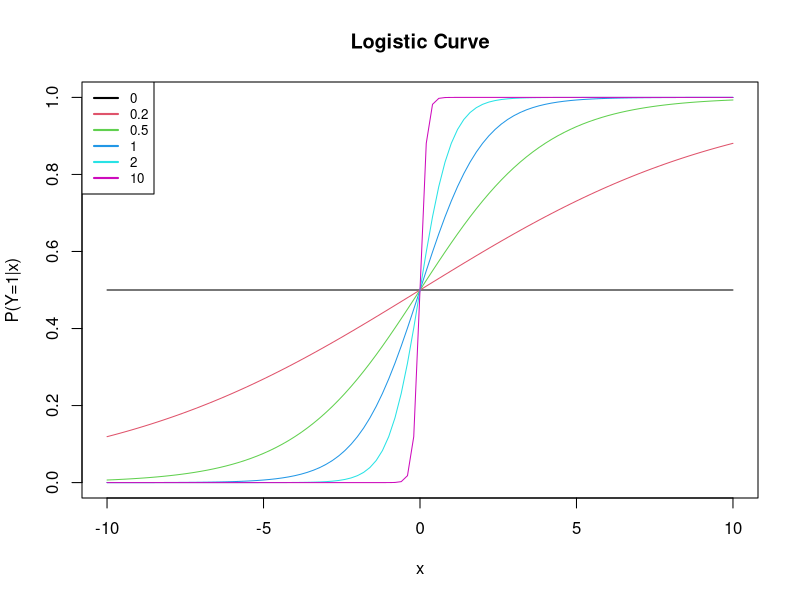
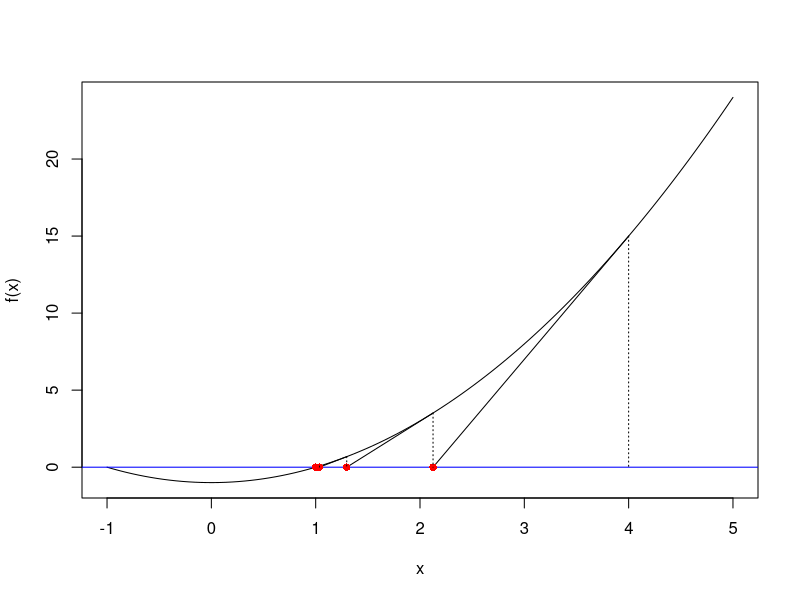
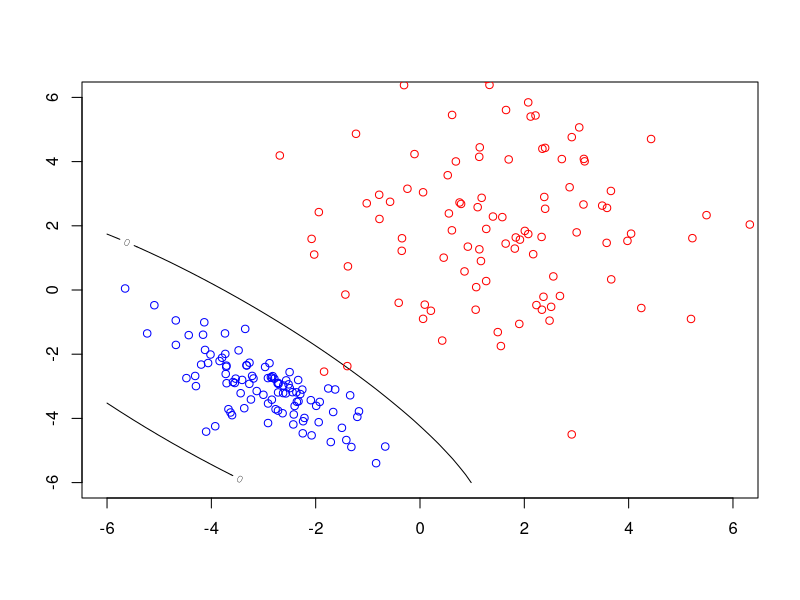
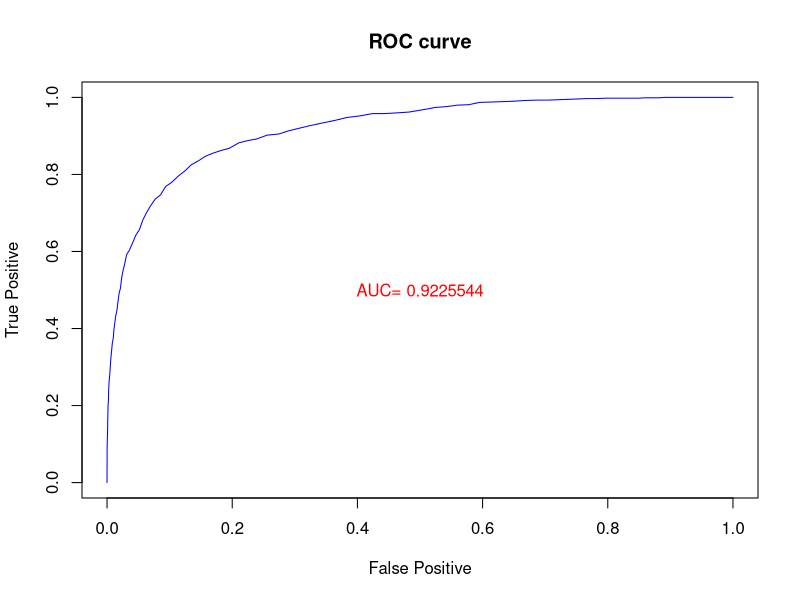

Write R code to recreate these figures, in order.
# Chapter 3 Classification
## 3.1 Logistic Curve

f=function(x)exp(beta.0+beta*x)/(1+exp(beta.0+beta*x))
beta.0=0; beta.seq=c(0,0.2,0.5,1,2,10); m=length(beta.seq); beta=beta.seq[1]
plot(f,xlim=c(-10,10),ylim=c(0,1),xlab="x",ylab="P(Y=1|x)", col=1,
  main="Logistic Curve")
for(i in 2:m){
  beta=beta.seq[i]; par(new=TRUE);
  plot(f,xlim=c(-10,10),ylim=c(0,1),xlab="", ylab="", axes=FALSE, col=i)
 }
legend("topleft", legend=beta.seq, col=1:length(beta.seq), lwd=2, cex=.8)

## 3.2 Newton-Raphson
f=function(x) x^2-1; f.=function(x) 2*x
curve(f(x),-1,5); abline(h=0,col="blue")
x=4
for(i in 1:10){
  X=x; Y=f(x); x=x-f(x)/f.(x); y=f(x)
  segments(X,Y,x,0); segments(X,Y,X,0, lty=3)
  points(x,0,col="red",pch=16)
}

f=function(z)z[1]^2+z[2]^2-1; f.x=function(z) 2*z[1]; f.y=function(z)2*z[2];
g=function(z)z[1]+z[2]; g.x=function(z) 1; g.y=function(z) 1;
z=c(3,4)
for(i in 1:10){
  z=z-solve(matrix(c(f.x(z),f.y(z),g.x(z),g.y(z)),ncol=2,byrow=TRUE))%*%c(f(z),g(z))
}
z

## Data Generation　##
N=1000; p=2; X=matrix(rnorm(N*p),ncol=p); X=cbind(rep(1,N),X)
beta=rnorm(p+1); y=array(N); s=as.vector(X%*%beta); prob=1/(1+exp(s));
for(i in 1:N)if(runif(1)>prob[i])y[i]=1 else y[i]=-1
beta

## Maximum Likelihood　##
beta=Inf; gamma=rnorm(p+1)
while(sum((beta-gamma)^2)>0.001){
  beta=gamma
  s=as.vector(X%*%beta); 
  v=exp(-s*y); 
  u= y*v/(1+v)
  w= v/(1+v)^2; W=diag(w); 
  z= s+u/w
  gamma=as.vector(solve(t(X)%*%W%*%X)%*%t(X)%*%W%*%z)
  print(gamma)
}

n=100; x=c(rnorm(n)+1, rnorm(n)-1); y=c(rep(1,n),rep(-1,n))
train=sample(1:(2*n),n,replace=FALSE); df=data.frame(x,y)
x=as.matrix(df[train,1]); y=as.vector(df[train,2])
p=1; X=cbind(1,x); beta=0; gamma=rnorm(p+1)
while(sum((beta-gamma)^2)>0.001){
  beta=gamma
  s=as.vector(X%*%beta); v=exp(-s*y); u= y*v/(1+v)
  w= v/(1+v)^2; W=diag(w); z= s+u/w
  gamma=as.vector(solve(t(X)%*%W%*%X)%*%t(X)%*%W%*%z)
  print(gamma)
}

x=as.matrix(df[-train,1]); y=as.vector(df[-train,2]) ## y is the correct answer
z=2*as.integer(beta[1]+x*beta[2]>0)-1 ## z is used for discrimination
table(y,z) ## the number of diagonal elements out of 100

## 3.3 Linear and Quadratic Descrimination
mu.1=c(2,2); sigma.1=2; sigma.2=2; rho.1=0
mu.2=c(-3,-3); sigma.3=1; sigma.4=1; rho.2=-0.8
n=100
u=rnorm(n); v=rnorm(n); x.1=sigma.1*u+mu.1[1];
y.1=(rho.1*u+sqrt(1-rho.1^2)*v)*sigma.2+mu.1[2]
u=rnorm(n); v=rnorm(n); x.2=sigma.3*u+mu.2[1];
y.2=(rho.2*u+sqrt(1-rho.2^2)*v)*sigma.4+mu.2[2]
f=function(x,mu,inv,de)drop(-0.5*t(x-mu)%*%inv%*%(x-mu)-0.5*log(de))
mu.1=mean(c(x.1,y.1)); mu.2=mean(c(x.2,y.2));
df=data.frame(x.1,y.1); mat=cov(df); inv.1=solve(mat); de.1=det(mat) #
df=data.frame(x.2,y.2); mat=cov(df); inv.2=solve(mat); de.2=det(mat) #
f.1=function(u,v)f(c(u,v),mu.1,inv.1,de.1);
f.2=function(u,v)f(c(u,v),mu.2,inv.2,de.2)
pi.1=0.5; pi.2=0.5
u = v = seq(-6, 6, length=50); m=length(u); w=array(dim=c(m,m))
for(i in 1:m)for(j in 1:m)w[i,j]=log(pi.1)+f.1(u[i],v[j])-log(pi.2)-f.2(u[i],v[j])
# plot
contour(u,v,w,level=0)   
points(x.1,y.1,col="red"); points(x.2,y.2,col="blue")

df=data.frame(c(x.1,y.1)-mu.1, c(x.2,y.2)-mu.2); inv.1=solve(mat); de.1=det(mat)
inv.2=inv.1; de.2=de.1
#iris Data
f=function(w,mu,inv,de)-0.5*(w-mu)%*%inv%*%t(w-mu)-0.5*log(de)
df=iris; df[[5]]=c(rep(1,50),rep(2,50),rep(3,50))
n=nrow(df); train=sample(1:n,n/2,replace=FALSE); test=setdiff(1:n,train)
mat=as.matrix(df[train,])
mu=list(); covv=list()
for(j in 1:3){
    x=mat[mat[,5]==j,1:4];
    mu[[j]]=c(mean(x[,1]),mean(x[,2]),mean(x[,3]),mean(x[,4]))
    covv[[j]]=cov(x)
}
g=function(v,j)f(v,mu[[j]],solve(covv[[j]]),det(covv[[j]]))
z=array(dim=length(test))
for(i in test){
    u=as.matrix(df[i,1:4]); a=g(u,1);b=g(u,2); c=g(u,3)
    if(a<b){if(b<c)z[i]=3 else z[i]=2} 
    else {if(a<c)z[i]=3 else z[i]=1}
}
table(z[test],df[test,5])

## 3.4 K Nearest neighbour
knn.1=function(x,y,z,k){
    x=as.matrix(x); n=nrow(x); p=ncol(x); dis=array(dim=n)
    for(i in 1:n)dis[i]=norm(z-x[i,],"2")
    S=order(dis)[1:k];　　
    u=sort(table(y[S]),decreasing=TRUE) 
 ## Tie Breasking
    while(length(u)>1 && u[1]==u[2]){ k=k-1; S=order(dis)[1:k]; u=sort(table(y[S]),decreasing=TRUE)}
 ##
    return(names(u)[1])
}
knn=function(x,y,z,k){
  n=nrow(z); w=array(dim=n); for(i in 1:n)w[i]=knn.1(x,y,z[i,],k)
  return(w)
}

df=iris;
    n=150; train=sample(1:n,n/2,replace=FALSE); test=setdiff(1:n,train)
	x=as.matrix(df[train,1:4]); y=as.vector(df[train,5])
	z=as.matrix(df[test,1:4]); ans=as.vector(df[test,5])
	w=knn(x, y, z, k=3)
	table(w,ans)

## 3S.5 ROC Curves
N.0=10000;N.1=1000; mu.1=1; mu.0=-1; var.1=1; var.0=1
x=rnorm(N.0,mu.0,var.0); y=rnorm(N.1,mu.1,var.1) # x: healthy，y: sick
plot(1:1,1:1,xlim=c(0,1),ylim=c(0,1), xlab="False Positive", ylab="True Positive",
main="ROC curve", type="n")
theta.seq=exp(seq(-10,100,0.1))
U=NULL; V=NULL
for(theta in theta.seq){
    u=sum(dnorm(x,mu.1,var.1)/dnorm(x,mu.0,var.0)>theta)/N.0 #
	v=sum(dnorm(y,mu.1,var.1)/dnorm(y,mu.0,var.0)>theta)/N.1 # 
	U=c(U,u); V=c(V,v)
}
lines(U,V,col="blue")
M=length(theta.seq)-1; AUC=0; for(i in 1:M)AUC=AUC+abs(U[i+1]-U[i])*V[i]
text(0.5,0.5,paste("AUC=",AUC),col="red")
